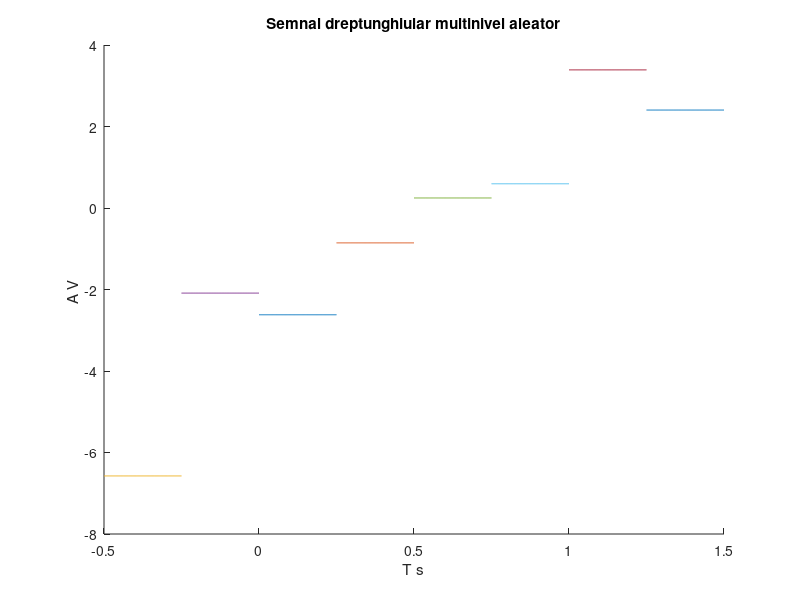

The MATLAB script that drew this image:
hold on;
%folosesc aceasta intructiune pentru a pastra graficul curent atunci cand
%adaug alt grafic
%temporara de 2ms
r1=rand(1); %genereaza cate un numar aleator cu distributie uniforma
r2=rand(1);
r3=rand(1);
r4=rand(1);
r5=rand(1); 
r6=rand(1);
r7=rand(1);
r8=rand(1);
t1=0:.002:0.25;
t2=0.25:.002:0.5;
x0=-5*r1*square(2*pi*4*t1,100);
x1=-3*r2*square(2*pi*4*t1,100);
x2=-1*r3*square(2*pi*4*t2,100);
x3=r4*square(2*pi*4*t1,100);
x4=3*r5*square(2*pi*4*t1,100);
x5=5*r6*square(2*pi*4*t1,100);
x6=-7*r7*square(2*pi*4*t1,100);
x7=7*r8*square(2*pi*4*t1,100);

plot(t1,x1);
plot(t2,x2);
plot(-0.5+t1,x6);
plot(-0.25+t1,x0);
plot(0.25+t2,x3);
plot(0.5+t2,x4);
plot(0.75+t2,x5);
plot(1+t2,x7);
xlabel('T s')
ylabel('A V ')
title('Semnal dreptunghiular multinivel aleator')
%am ales sa reprezint doua perioade, acestea se poate extinde procedand
%aseamnator